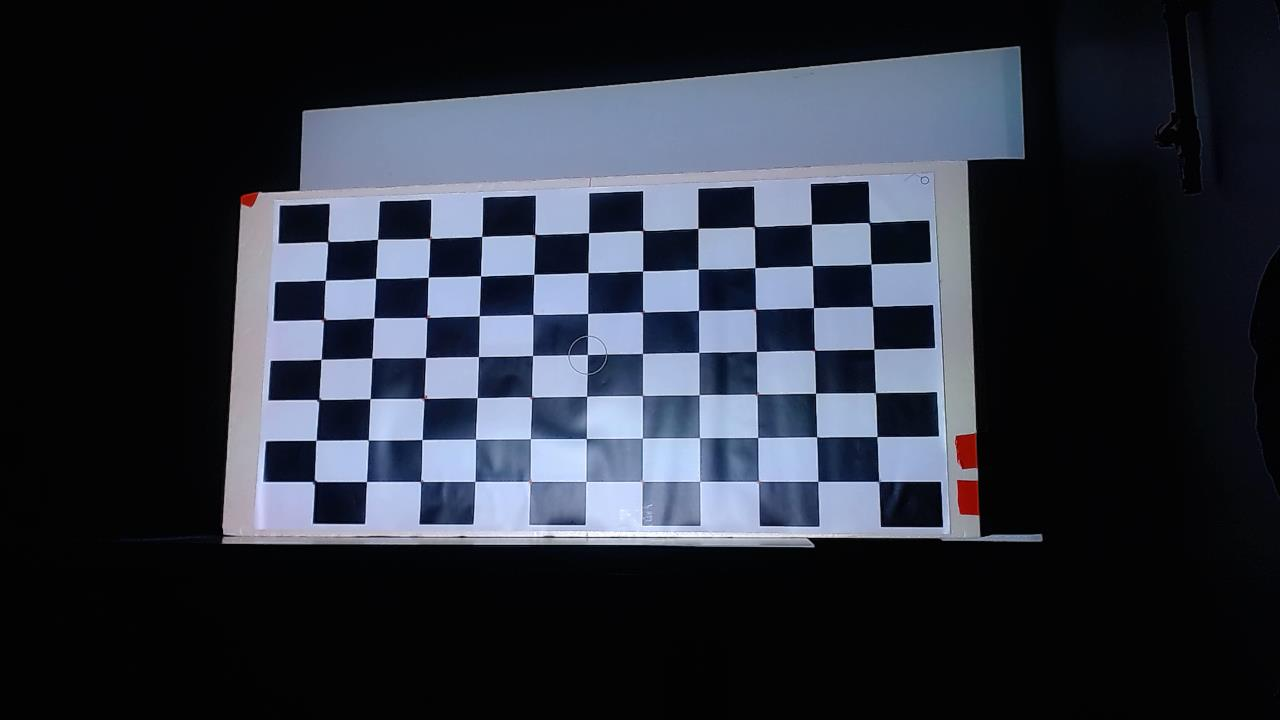
#> input picture img/damier0.jpg, 1280 x 720 px; the run also reads 1 picture not shown here
$ python Calibration_pipeline_reelle.py
#> lines starting #> are read from the running program, lines starting #| are printed output that depends on the picture
import json
from pathlib import Path

import cv2
import numpy as np


REPO_ROOT = Path(__file__).resolve().parents[2]
OUTPUT_DIR = REPO_ROOT / "stockage" / "rapport_calibration_reelle"
RECEIVER_IMAGES = [
    REPO_ROOT / "img" / "damier0.jpg",
    REPO_ROOT / "img" / "damier100.jpg",
]
EMITTER_IMAGES = [
    REPO_ROOT
    / "UI"
    / "ProntoUI"
    / "ProntoUI"
    / "bin"
    / "Debug"
    / "captures"
    / "calibration_emetteur"
    / "capture_calibration_z0.png",
    REPO_ROOT
    / "UI"
    / "ProntoUI"
    / "ProntoUI"
    / "bin"
    / "Debug"
    / "captures"
    / "calibration_emetteur"
    / "capture_calibration_z100.png",
]
PATTERN_SIZE = (7, 6)
BOARD_WIDTH_MM = 995.0
BOARD_HEIGHT_MM = 622.0
Z_LEVELS_MM = [0.0, 100.0]
PROJECTOR_WIDTH_PX = 1280.0
PROJECTOR_HEIGHT_PX = 800.0


def build_receiver_object_points():
    step_x = BOARD_WIDTH_MM / 8.0
    step_y = BOARD_HEIGHT_MM / 7.0
    x_values = np.linspace(-BOARD_WIDTH_MM / 2 + step_x, BOARD_WIDTH_MM / 2 - step_x, PATTERN_SIZE[0])
    y_values = np.linspace(-BOARD_HEIGHT_MM / 2 + step_y, BOARD_HEIGHT_MM / 2 - step_y, PATTERN_SIZE[1])
    plane_points = np.array([[x_value, y_value] for y_value in y_values for x_value in x_values], dtype=np.float64)
    object_points = []
    for z_value in Z_LEVELS_MM:
        object_points.append(np.column_stack([plane_points, np.full((len(plane_points), 1), z_value)]))
    return plane_points, np.vstack(object_points)


def build_projector_points():
    x_values = np.linspace(PROJECTOR_WIDTH_PX / 8.0, PROJECTOR_WIDTH_PX - PROJECTOR_WIDTH_PX / 8.0, PATTERN_SIZE[0])
    y_values = np.linspace(PROJECTOR_HEIGHT_PX / 8.0, PROJECTOR_HEIGHT_PX - 2.0 * (PROJECTOR_HEIGHT_PX / 8.0), PATTERN_SIZE[1])
    plane_points = np.array([[x_value, y_value] for y_value in y_values for x_value in x_values], dtype=np.float64)
    return np.vstack([plane_points, plane_points])


def detect_chessboard_points(image_path, label):
    image = cv2.imread(str(image_path))
    if image is None:
        raise FileNotFoundError(f"Image introuvable : {image_path}")

    gray = cv2.cvtColor(image, cv2.COLOR_BGR2GRAY)
    found, corners = cv2.findChessboardCornersSB(
        gray,
        PATTERN_SIZE,
        flags=cv2.CALIB_CB_EXHAUSTIVE | cv2.CALIB_CB_ACCURACY,
    )
    if not found:
        raise RuntimeError(f"Damier {PATTERN_SIZE} non detecte dans {image_path}.")

    points = corners.reshape(-1, 2)
    annotated = image.copy()
    cv2.drawChessboardCorners(annotated, PATTERN_SIZE, corners, found)

    for index, (x_value, y_value) in enumerate(points, start=1):
        cv2.putText(
            annotated,
            str(index),
            (int(x_value) + 6, int(y_value) - 6),
            cv2.FONT_HERSHEY_SIMPLEX,
            0.4,
            (0, 255, 0),
            1,
            cv2.LINE_AA,
        )

    OUTPUT_DIR.mkdir(parents=True, exist_ok=True)
    output_path = OUTPUT_DIR / f"{label}_points.png"
    cv2.imwrite(str(output_path), annotated)
    return points, output_path


def compute_projection_matrix(object_points, image_points):
    point_count = len(object_points)
    b_matrix = np.zeros((2 * point_count, 11), dtype=np.float64)
    c_vector = np.zeros((2 * point_count, 1), dtype=np.float64)

    for index, ((x_value, y_value, z_value), (u_value, v_value)) in enumerate(zip(object_points, image_points)):
        row = 2 * index
        b_matrix[row] = [
            x_value,
            y_value,
            z_value,
            1.0,
            0.0,
            0.0,
            0.0,
            0.0,
            -u_value * x_value,
            -u_value * y_value,
            -u_value * z_value,
        ]
        c_vector[row] = u_value

        b_matrix[row + 1] = [
            0.0,
            0.0,
            0.0,
            0.0,
            x_value,
            y_value,
            z_value,
            1.0,
            -v_value * x_value,
            -v_value * y_value,
            -v_value * z_value,
        ]
        c_vector[row + 1] = v_value

    solution = np.linalg.pinv(b_matrix) @ c_vector
    return np.append(solution.flatten(), 1.0).reshape(3, 4)


def denormalize_projection_matrix(matrix_norm):
    scale = 1.0 / np.linalg.norm(matrix_norm[2, :3])
    return matrix_norm * scale


def reprojection_error(matrix, object_points, image_points):
    homogeneous_points = np.hstack([object_points, np.ones((len(object_points), 1))])
    projection = (matrix @ homogeneous_points.T).T
    projection = projection[:, :2] / projection[:, 2:3]
    errors = np.linalg.norm(projection - image_points, axis=1)
    return float(errors.mean()), float(errors.max()), projection


def reconstruct_object_points(receiver_matrix_norm, receiver_image_points):
    reconstructed_points = []
    depths = np.array([0.0] * (len(receiver_image_points) // 2) + [100.0] * (len(receiver_image_points) // 2), dtype=np.float64)

    for (u_value, v_value), z_value in zip(receiver_image_points, depths):
        system_matrix = np.array(
            [
                [
                    u_value * receiver_matrix_norm[2, 0] - receiver_matrix_norm[0, 0],
                    u_value * receiver_matrix_norm[2, 1] - receiver_matrix_norm[0, 1],
                ],
                [
                    v_value * receiver_matrix_norm[2, 0] - receiver_matrix_norm[1, 0],
                    v_value * receiver_matrix_norm[2, 1] - receiver_matrix_norm[1, 1],
                ],
            ],
            dtype=np.float64,
        )

        rhs = np.array(
            [
                (receiver_matrix_norm[0, 2] - u_value * receiver_matrix_norm[2, 2]) * z_value
                + receiver_matrix_norm[0, 3]
                - u_value,
                (receiver_matrix_norm[1, 2] - v_value * receiver_matrix_norm[2, 2]) * z_value
                + receiver_matrix_norm[1, 3]
                - v_value,
            ],
            dtype=np.float64,
        )

        x_value, y_value = np.linalg.solve(system_matrix, rhs)
        reconstructed_points.append([x_value, y_value, z_value])

    return np.array(reconstructed_points, dtype=np.float64)


def create_summary_image(receiver_image_path, emitter_image_path):
    receiver_image = cv2.imread(str(receiver_image_path))
    emitter_image = cv2.imread(str(emitter_image_path))

    target_width = 900
    receiver_scale = target_width / receiver_image.shape[1]
    emitter_scale = target_width / emitter_image.shape[1]

    receiver_resized = cv2.resize(receiver_image, (target_width, int(receiver_image.shape[0] * receiver_scale)))
    emitter_resized = cv2.resize(emitter_image, (target_width, int(emitter_image.shape[0] * emitter_scale)))

    separator = np.full((24, target_width, 3), 35, dtype=np.uint8)
    canvas = np.vstack([receiver_resized, separator, emitter_resized])

    cv2.putText(canvas, "Calibration recepteur", (20, 34), cv2.FONT_HERSHEY_SIMPLEX, 1.0, (255, 255, 255), 2, cv2.LINE_AA)
    cv2.putText(
        canvas,
        "Calibration emetteur",
        (20, receiver_resized.shape[0] + separator.shape[0] + 34),
        cv2.FONT_HERSHEY_SIMPLEX,
        1.0,
        (255, 255, 255),
        2,
        cv2.LINE_AA,
    )

    output_path = OUTPUT_DIR / "resume_calibration.png"
    cv2.imwrite(str(output_path), canvas)
    return output_path


def main():
    OUTPUT_DIR.mkdir(parents=True, exist_ok=True)

    receiver_plane_points, receiver_object_points = build_receiver_object_points()
    projector_points = build_projector_points()

    receiver_detections = []
    receiver_outputs = []
    for image_path, label in zip(RECEIVER_IMAGES, ["recepteur_z0", "recepteur_z100"]):
        detected_points, output_path = detect_chessboard_points(image_path, label)
#> in detect_chessboard_points, image is the input picture: shape (720, 1280, 3); mean B, G, R 60.6, 49.4, 44.8
#> in detect_chessboard_points, `found, corners = cv2.findChessboardCornersSB( gray, PATTERN_SIZE, flag..`: found = True; corners = 42 rows, first 8: [869.6, 222.4], [870.9, 264], [872.4, 306.3], [873.9, 349], [875.5, 392.6], [877.1, 436.5], [878.7, 481.3], [754.3, 226.7]
#> in detect_chessboard_points, `points = corners.reshape(-1, 2)`: points = 42 pairs, first value 314.4 to 878.7, second value 222.4 to 481.6
#> the loop in detect_chessboard_points, `for index, (x_value, y_value) in enumerate(points, start=1):` made 42 passes
#> after the loop in detect_chessboard_points, `for index, (x_value, y_value) in enumerate(points, start=1):`:
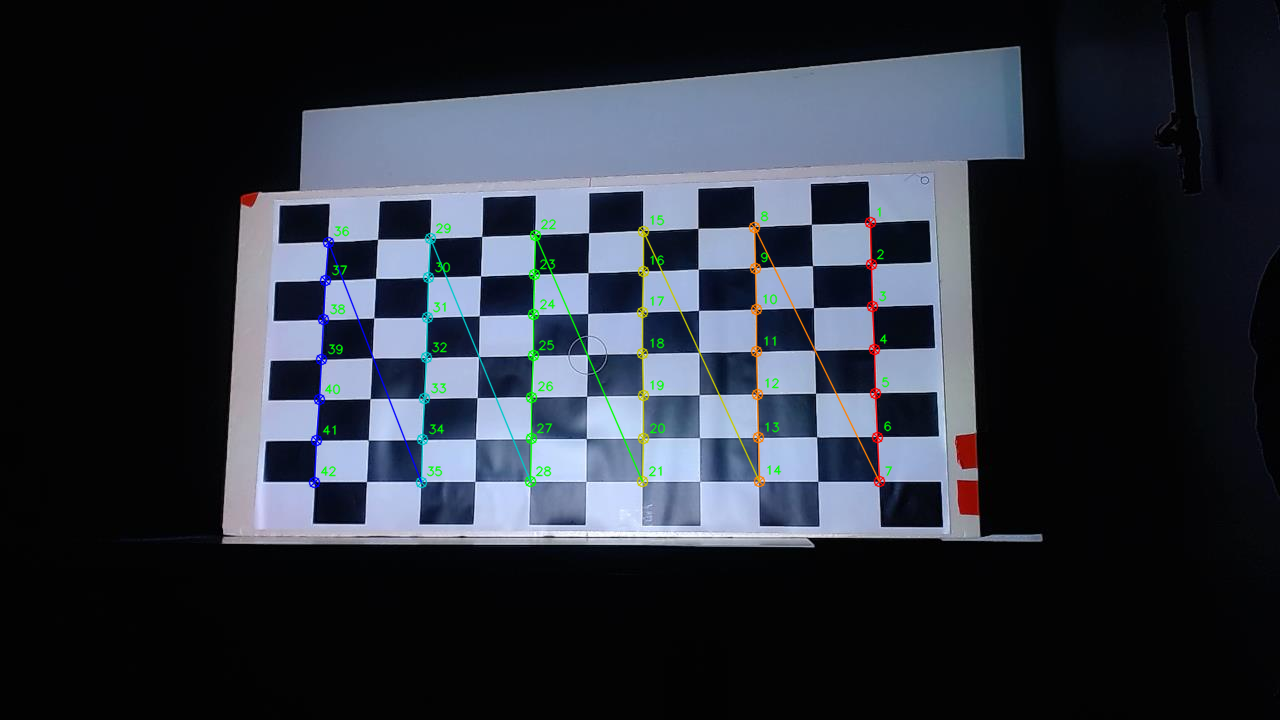
#> annotated: shape (720, 1280, 3); mean B, G, R 59.9, 49.8, 44.7
#> detected_points has the same summary as points in detect_chessboard_points
        receiver_detections.append(detected_points)
        receiver_outputs.append(output_path)

    receiver_image_points = np.vstack(receiver_detections)
#> receiver_image_points = 84 pairs, first value 285.2 to 888.8, second value 201.5 to 481.6
    receiver_matrix_norm = compute_projection_matrix(receiver_object_points, receiver_image_points)
#> the loop in compute_projection_matrix, `for index, ((x_value, y_value, z_value), (u_value, v_value)) in enumer..` made 84 passes
#> (x_value, y_value, z_value, u_value, v_value, row) on passes 1 to 4: (-373.1, -222.1, 0, 869.6, 222.4, 0), (-248.8, -222.1, 0, 870.9, 264, 2), (-124.4, -222.1, 0, 872.4, 306.3, 4), (0, -222.1, 0, 873.9, 349, 6)
#> after the loop in compute_projection_matrix, `for index, ((x_value, y_value, z_value), (u_value, v_value)) in enumer..`: c_vector = 168 values, max 888.8 at index 96, min 201.5 at index 85, mean 468.4
#> in compute_projection_matrix, `solution = np.linalg.pinv(b_matrix) @ c_vector`: solution = [-0.036, -1.14, -0.487, 587, 0.314, 0.0854, -0.33, 354.3, -5.53e-05, 0.000175, -0.000651]
#> receiver_matrix_norm = [[-0.036, -1.14, -0.487, 587], [0.314, 0.0854, -0.33, 354.3], [-5.53e-05, 0.000175, -0.000651, 1]]
    receiver_matrix = denormalize_projection_matrix(receiver_matrix_norm)
#> in denormalize_projection_matrix, `scale = 1.0 / np.linalg.norm(matrix_norm[2, :3])`: scale = 1479.8
#> receiver_matrix = [[-53.27, -1686.5, -720.3, 868599.5], [464.1, 126.4, -489, 524353.6], [-0.0819, 0.258, -0.963, 1479.8]]
    receiver_mean_error, receiver_max_error, _ = reprojection_error(receiver_matrix, receiver_object_points, receiver_image_points)
#> in reprojection_error, `projection = (matrix @ homogeneous_points.T).T`: projection = 84 rows, first 8: [1263111.2, 323099, 1453], [1256485.5, 380822.3, 1442.8], [1249859.8, 438545.6, 1432.6], [1243234.1, 496269, 1422.4], [1236608.4, 553992.3, 1412.2], [1229982.7, 611715.6, 1402.1], [1223356.9, 669439, 1391.9], [1113257.4, 334332.8, 1475.9]
#> in reprojection_error, `projection = projection[:, :2] / projection[:, 2:3]`: projection = 84 pairs, first value 285.1 to 888.6, second value 202.1 to 481.6
#> in reprojection_error, `errors = np.linalg.norm(projection - image_points, axis=1)`: errors = 84 values, max 0.816 at index 40, min 0.0491 at index 71, mean 0.297
#> receiver_mean_error = 0.297; receiver_max_error = 0.816

    np.savetxt(OUTPUT_DIR / "MRN_reel.txt", receiver_matrix_norm, fmt="%.9f")
    np.savetxt(OUTPUT_DIR / "MR_reel.txt", receiver_matrix, fmt="%.9f")

    emitter_detections = []
    emitter_outputs = []
    for image_path, label in zip(EMITTER_IMAGES, ["emetteur_z0", "emetteur_z100"]):
        detected_points, output_path = detect_chessboard_points(image_path, label)
#> call 3 of detect_chessboard_points, with label = 'emetteur_z0'
#> in detect_chessboard_points (call 3), `found, corners = cv2.findChessboardCornersSB( gray, PATTERN_SIZE, flag..`: corners = 42 rows, first 8: [866.3, 479.2], [762.4, 479.5], [663.2, 479.8], [568.7, 480.1], [477.8, 480.4], [390.1, 480.7], [305.7, 481.1], [864.8, 416.3]
#> in detect_chessboard_points (call 3), `points = corners.reshape(-1, 2)`: points = 42 pairs, first value 305.7 to 866.3, second value 173.1 to 481.1
#> the loop in detect_chessboard_points (call 3), `for index, (x_value, y_value) in enumerate(points, start=1):` made 42 passes
#> after the loop in detect_chessboard_points (call 3), `for index, (x_value, y_value) in enumerate(points, start=1):`:
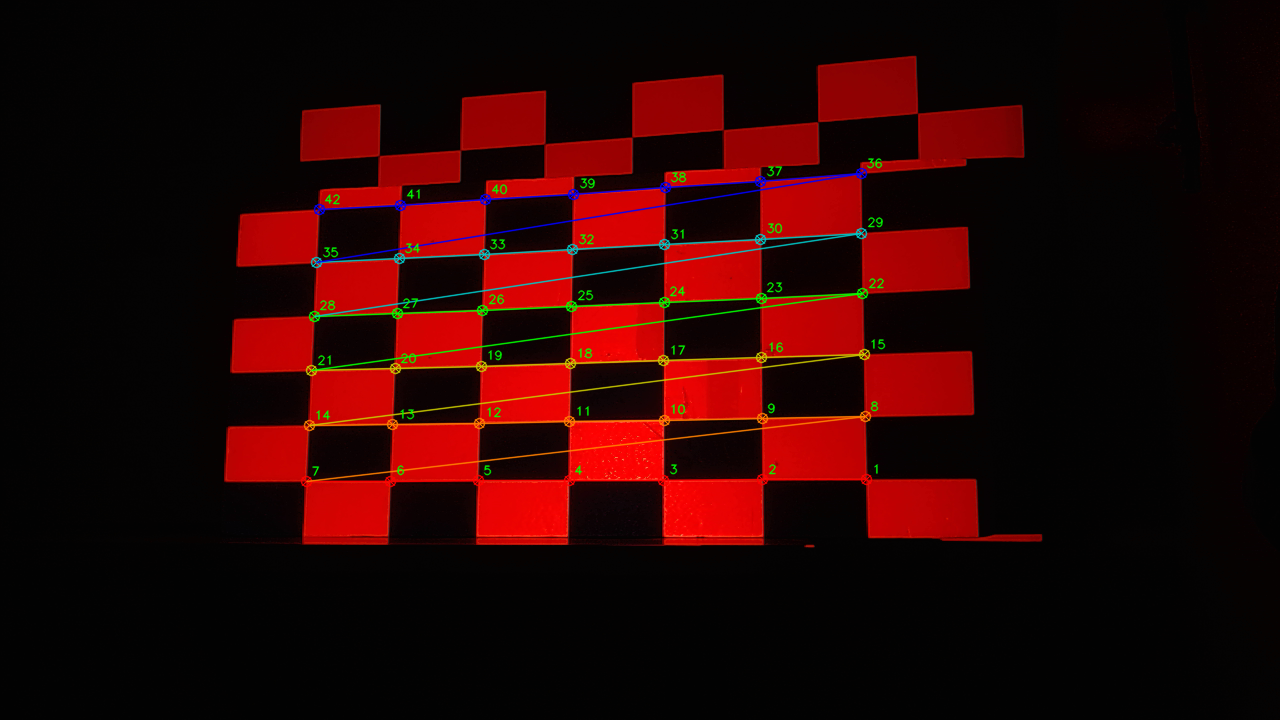
#> annotated: shape (720, 1280, 3); mean B, G, R 3.1, 4.4, 41.1
#> detected_points has the same summary as points in detect_chessboard_points
        emitter_detections.append(detected_points)
        emitter_outputs.append(output_path)

    emitter_camera_points = np.vstack(emitter_detections)
#> emitter_camera_points = 84 pairs, first value 286.7 to 866.3, second value 173.1 to 481.7
    reconstructed_object_points = reconstruct_object_points(receiver_matrix_norm / receiver_matrix_norm[2, 3], emitter_camera_points)
#> in reconstruct_object_points, `depths = np.array([0.0] * (len(receiver_image_points) // 2) + [100.0] ..`: depths = 84 values from 0 to 100
#> the loop in reconstruct_object_points, `for (u_value, v_value), z_value in zip(receiver_image_points, depths):` made 84 passes
#> (u_value, v_value, z_value, system_matrix, rhs, x_value, y_value) on passes 1 to 2: (866.3, 479.2, 0, [[-0.0119, 1.29], [-0.34, -0.00181]], [-279.3, -124.9], 368.2, -213), (762.4, 479.5, 0, [[-0.00618, 1.27], [-0.34, -0.00176]], [-175.4, -125.1], 368.6, -136)
#> after the loop in reconstruct_object_points, `for (u_value, v_value), z_value in zip(receiver_image_points, depths):`: reconstructed_points = 84 items, first 6: [368.2, -213, 0], [368.6, -136, 0], [369.2, -60.54, 0], [369.7, 13.4, 0], [370.2, 86.41, 0], [370.7, 158.6, 0]
#> reconstructed_object_points = 84 rows, first 8: [368.2, -213, 0], [368.6, -136, 0], [369.2, -60.54, 0], [369.7, 13.4, 0], [370.2, 86.41, 0], [370.7, 158.6, 0], [371.4, 229.8, 0], [192.1, -213.5, 0]
    emitter_matrix_norm = compute_projection_matrix(reconstructed_object_points, projector_points)
#> the loop in compute_projection_matrix (call 2), `for index, ((x_value, y_value, z_value), (u_value, v_value)) in enumer..` made 84 passes
#> (x_value, y_value, z_value, u_value, v_value, row) on passes 1 to 4: (368.2, -213, 0, 160, 100, 0), (368.6, -136, 0, 320, 100, 2), (369.2, -60.54, 0, 480, 100, 4), (369.7, 13.4, 0, 640, 100, 6)
#> emitter_matrix_norm = [[-0.0121, 2.09, -0.502, 611.4], [-0.58, -0.00701, -0.0213, 314.1], [-1.48e-05, -0.000103, -0.000634, 1]]
    emitter_legacy_path = REPO_ROOT / "stockage" / "MEt.txt"
    t3_emitter = np.loadtxt(emitter_legacy_path)[2, 3] if emitter_legacy_path.exists() else 1.0
    emitter_matrix = emitter_matrix_norm * t3_emitter
#> emitter_matrix has the same summary as emitter_matrix_norm
    emitter_mean_error, emitter_max_error, _ = reprojection_error(emitter_matrix_norm, reconstructed_object_points, projector_points)
#> in reprojection_error (call 2), `homogeneous_points = np.hstack([object_points, np.ones((len(object_poi..`: homogeneous_points = 84 rows, first 6: [368.2, -213, 0, 1], [368.6, -136, 0, 1], [369.2, -60.54, 0, 1], [369.7, 13.4, 0, 1], [370.2, 86.41, 0, 1], [370.7, 158.6, 0, 1]
#> in reprojection_error (call 2), `projection = (matrix @ homogeneous_points.T).T`: projection = 84 rows, first 8: [161.4, 101.8, 1.02], [322.5, 101.1, 1.01], [480.3, 100.2, 1], [635, 99.36, 0.993], [787.7, 98.59, 0.986], [938.6, 97.77, 0.978], [1087.7, 96.85, 0.971], [162.5, 204.1, 1.02]
#> emitter_mean_error = 0.65; emitter_max_error = 1.72

    np.savetxt(OUTPUT_DIR / "MEt_from_MR_reel_norm.txt", emitter_matrix_norm, fmt="%.9f")
    np.savetxt(OUTPUT_DIR / "MEt_from_MR_reel.txt", emitter_matrix, fmt="%.9f")
    np.savetxt(OUTPUT_DIR / "points_objet_reconstruits_emetteur.txt", reconstructed_object_points, fmt="%.9f")

    summary_image = create_summary_image(receiver_outputs[0], emitter_outputs[0])
#> in create_summary_image, `cv2.putText( canvas, "Calibration emetteur", (20, receiver_resized.sha..`:
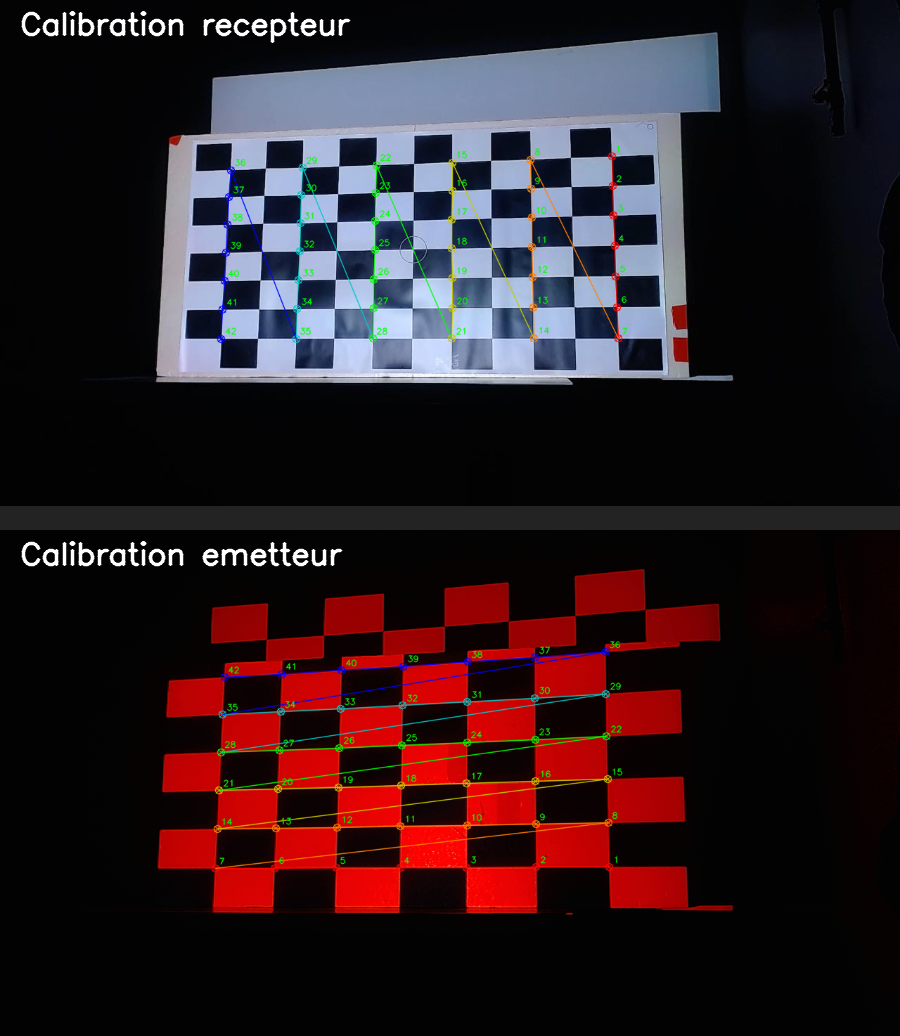
#> canvas: shape (1036, 900, 3); mean B, G, R 32.9, 28.6, 44

    summary = {
        "receiver_mean_reprojection_error_px": receiver_mean_error,
        "receiver_max_reprojection_error_px": receiver_max_error,
        "emitter_mean_reprojection_error_px": emitter_mean_error,
        "emitter_max_reprojection_error_px": emitter_max_error,
        "receiver_images": [str(path) for path in receiver_outputs],
        "emitter_images": [str(path) for path in emitter_outputs],
        "summary_image": str(summary_image),
        "receiver_matrix_path": str(OUTPUT_DIR / "MR_reel.txt"),
        "emitter_matrix_path": str(OUTPUT_DIR / "MEt_from_MR_reel.txt"),
    }
    (OUTPUT_DIR / "resume_final.json").write_text(json.dumps(summary, indent=2), encoding="utf-8")
    print(json.dumps(summary, indent=2))
#> (printed output is left out)


if __name__ == "__main__":
    main()
